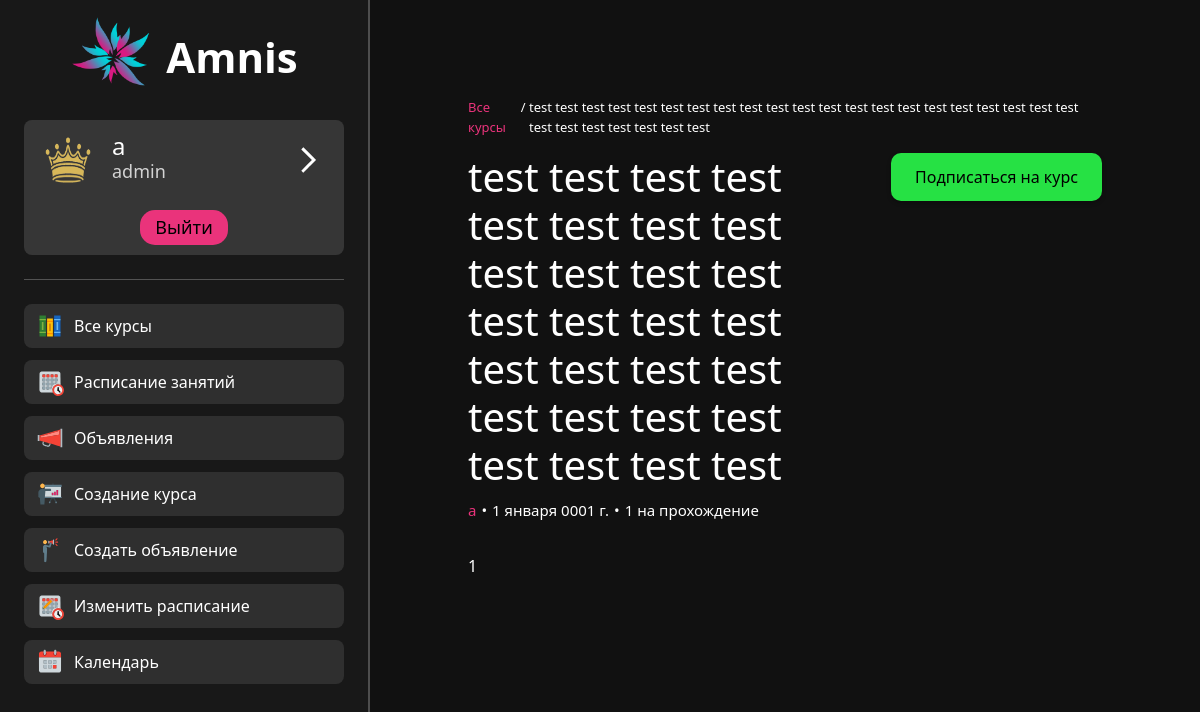
Page /course/1 (signed in) on the earlier database version.
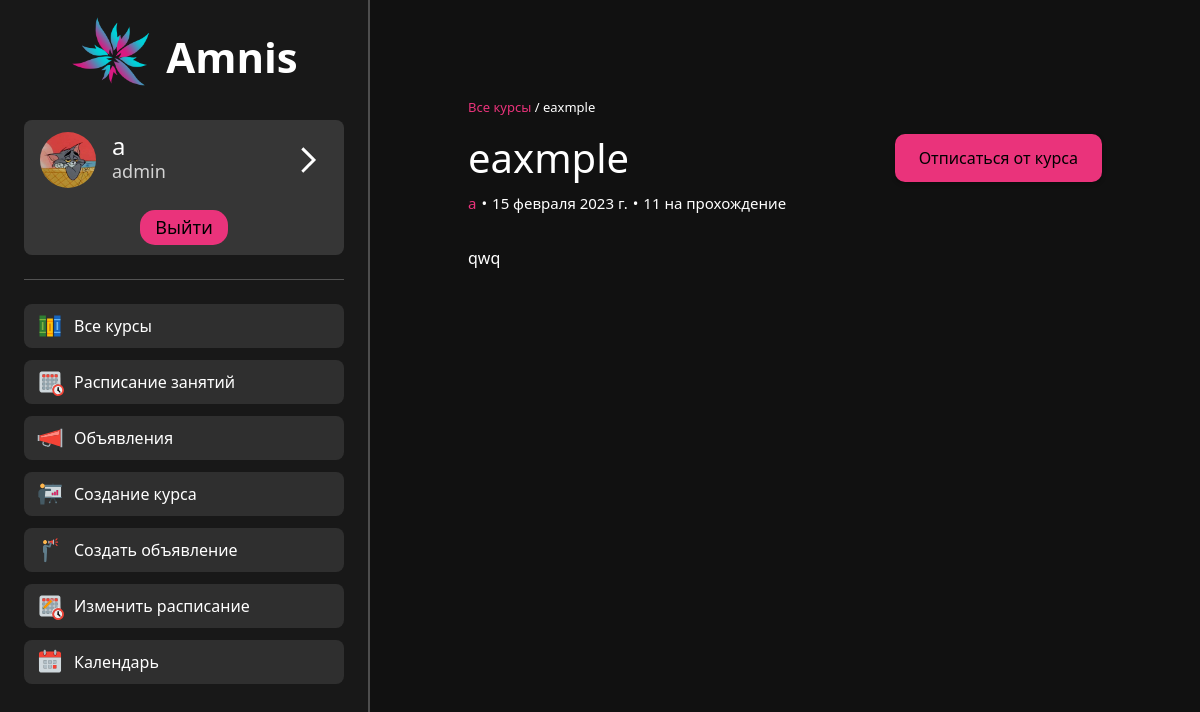
Same page on the later database version.
### main/models.py (models this page shows, shortened)
class ProfileInfo(models.Model):
    class Meta:
        verbose_name = "Профиль"
        verbose_name_plural = "Профили"
    names = ["id", "Логин", "Имя", "Фамилия", "Город", "Email", "BIO", "Фото"]
    login = models.CharField("Login", max_length=150)
    name = models.CharField("Name", max_length=50)
    surname = models.CharField("Surname", max_length=50)
    city = models.CharField("City", max_length=50)
    email = models.EmailField("Email", max_length=50)
    bio = models.CharField("Bio", max_length=300)
    avatar = models.ImageField("Avatar", upload_to='avatars')
    course = models.ManyToManyField(Course)

class Course(models.Model):
    title = models.CharField('Title', max_length=250)
    course_image = models.ImageField('Course image', upload_to="photo_files", null=True, blank=True)
    author_id = models.ForeignKey(User, blank=True, on_delete=models.CASCADE)
    date = models.DateField('Date', blank=True, default=datetime.date(1, 1, 1))
    time_to_read = models.CharField('Time to read', max_length=50)
    description = models.CharField('Description', max_length=500)
    content = models.TextField('Content')
    class Meta:
        verbose_name = "Course"
        verbose_name_plural = "Courses"

### main/views.py (the view)
# urls.py: path('course/<int:course_id>', views.course_view, name='course'),
def course_view(request, course_id):
    courses = Course.objects.all().filter(id=course_id)
    user = request.user
    isSubscribed = False
    role = get_role(request.user)
    ava = get_ava(request.user)
    if len(courses):
        course = courses[0]
        if user.is_authenticated:
            profile = ProfileInfo.objects.filter(login=request.user.username)[0]
            if course in profile.course.all():
                isSubscribed = True
            else:
                isSubscribed = False
        course_files = CourseFile.objects.all().filter(course=course)
        course.content = parse_html(course.content, user, course)
        return render(request, 'main/course.html', {'course': course, 'course_files': course_files, 'role': role,
                                                    'ava': ava, 'isSubscribed': isSubscribed})
    else:
        print('Error. There is no such course to be found.')
        return redirect('all_courses')

### main/views.py (called while the page is built)
def get_role(user):
    template = ""
    if user.is_authenticated:
        if user.is_superuser:
            template = "admin"
        elif user.groups.filter(name='student').exists():
            template = "student"
        elif user.groups.filter(name='author').exists():
            template = "author"
        else:
            template = "none"
    return template

def get_ava(user):
    if user.is_authenticated:
        profiles_ava = ProfileInfo.objects.filter(login=user).get().avatar
        return profiles_ava
    else:
        return ""

def get_tag_range(html, tag, entry_number):
    start_tag = f'<{tag}'
    end_tag = f'</{tag}>'
    start = 0
    current_entry_number = 0
    while current_entry_number <= entry_number and start != -1:
        start = html.find(start_tag, start)
        current_entry_number += 1
        if current_entry_number <= entry_number and start != -1:
            start += 1
    end = html.find(end_tag, start) + len(end_tag) - 1
    if start >= end or start == -1 or end == -1:
        start = -1
        end = -1
    return [start, end]

def parse_html(html, user, course) -> str:
    html_new = parse_progress(html, user, course)
    return html_new

### main/templates/main/course.html (shortened to what this page needs)
{% load static %}
<!doctype html>
<html lang="en">
<head>
    <link rel="stylesheet" href="https://cdn.jsdelivr.net/npm/bootstrap@5.2.3/dist/css/bootstrap.min.css">
    <link rel="stylesheet" href="https://cdn.jsdelivr.net/npm/bootstrap-icons@1.10.2/font/bootstrap-icons.css">
    <link rel="stylesheet" href="{% static 'main/css/common.css'%}">
    <link rel="stylesheet" href="{% static 'main/css/course.css'%}">
</head>
<body>
    {% include 'main/navigation.html' %}
    <div class="aside_container">
        <div class="course_body">
            <div class="site_path">
            <p class="site_path">
                <a class="ref" href="{% url 'all_courses'%}">Все курсы</a> &nbsp;/&nbsp;
                <span>{{course.title}}</span>
            </div>
            <div id="course_title_and_action_button">
                <h1 class="course_title">{{course.title}}</h1>
                {% if user.is_authenticated %}
                    {% if isSubscribed %}
                        <div class="leave_button"><a class="button1 button1_padding magenta-button" href="{% url 'course_subscription_verification' course_id=course.id command='unsubscribe' %}">Отписаться от курса</a></div>
                    {% else %}
                        <div class="leave_button"><a class="button1 button1_padding green-button" href="{% url 'course_subscription_verification' course_id=course.id command='subscribe' %}">Подписаться на курс</a></div>
                    {% endif %}
                {% endif %}
            </div>
            <div class="sub_title">
                <div class="author">{{course.author_id.username}}</div>
                <div class="split_point">•</div>
                <div class="time_to_pass author_and_time_to_pass__time_to_pass">{{course.date}}</div>
                <div class="split_point">•</div>
                <div class="time_to_pass author_and_time_to_pass__time_to_pass">{{course.time_to_read}} на прохождение</div>
            </div>
            {{course.content|safe}}
        </div>
    </div>
</body>
</html>

### main/templates/main/navigation.html (shortened to what this page needs)
{% load static %}
<aside class="navigation_sidebar">
    <link rel="stylesheet" href="{% static 'main/css/navigation.css'%}">
    <a href="/" style="color: white; text-decoration: none;">
        <div id="logo_holder">
            <img src="{% static 'main/img/logo.png' %}" alt="logo">
            <span id="logo_desc">Amnis</span>
        </div>
    </a>
    {% if user.is_authenticated %}
        <div id="user_card">
            <div id="user_preview">
                <div class="user_info_and_ava">
                    <img id="ava" src="/media/{{ava}}">
                    <div id="user_info">
                        <h4 id="user_id">{{user}}</h4>
                        <h5 id="user_role">{{role}}</h5>
                    </div>
                </div>
                <a id="to_profile" href="{% url 'profile' %}"><img id="to_profile_img" src="/static/main/img/arrow.svg"></a>
            </div>
            <a id="logout" href="{% url 'logout' %}">Выйти</a>
        </div>
    {% endif %}
    <hr>
    <div class="navigation_list">
        <a class="navigation_list_ref" href="{% url 'all_courses' %}">
            <div class="nav_list_sect">
                <img class="nav_sect_img" src="/static/main/img/all_courses.svg">
                <div class="nav_sect_label">Все курсы</div>
            </div>
        </a>
        <a class="navigation_list_ref" href="{% url 'timetable' %}">
            <div class="nav_list_sect">
                <img class="nav_sect_img" src="/static/main/img/timetable.svg">
                <div class="nav_sect_label">Расписание занятий</div>
            </div>
        </a>
        <a class="navigation_list_ref" href="{% url 'announcements' %}">
            <div class="nav_list_sect">
                <img class="nav_sect_img" src="/static/main/img/announcements.svg">
                <div class="nav_sect_label">Объявления</div>
            </div>
        </a>
        <a class="navigation_list_ref" href="{% url 'course_change' command='add' course_id=0 %}">
            <div class="nav_list_sect">
                <img class="nav_sect_img" src="/static/main/img/course_create.svg">
                <div class="nav_sect_label">Создание курса</div>
            </div>
        </a>
        <a class="navigation_list_ref" href="{% url 'announcements_create' %}">
            <div class="nav_list_sect">
                <img class="nav_sect_img" src="/static/main/img/announcements_create.svg">
                <div class="nav_sect_label">Создать объявление</div>
            </div>
        </a>
        <a class="navigation_list_ref" href="{% url 'timetable_edit' %}">
            <div class="nav_list_sect">
                <img class="nav_sect_img" src="/static/main/img/edit_timetable.svg">
                <div class="nav_sect_label">Изменить расписание</div>
            </div>
        </a>
        <a class="navigation_list_ref" href="{% url 'schedule' month=0 year=0 %}">
            <div class="nav_list_sect">
                <img class="nav_sect_img" src="/static/main/img/schedule.svg">
                <div class="nav_sect_label">Календарь</div>
            </div>
        </a>
    </div>
</aside>

Differences in the rows shown:
removed ProfileInfo: avatar (picture)
added ProfileInfo: avatar (picture)
changed Course: title "test test test test test test test test test test test test test test test test test test test test test test test test test test test test" → "eaxmple"; date "1 января 0001 г." → "15 февраля 2023 г."; time_to_read "1" → "11"; content "1" → "qwq"
Other differences:
text no longer shown: "Подписаться на курс"
text now shown: "Отписаться от курса"
